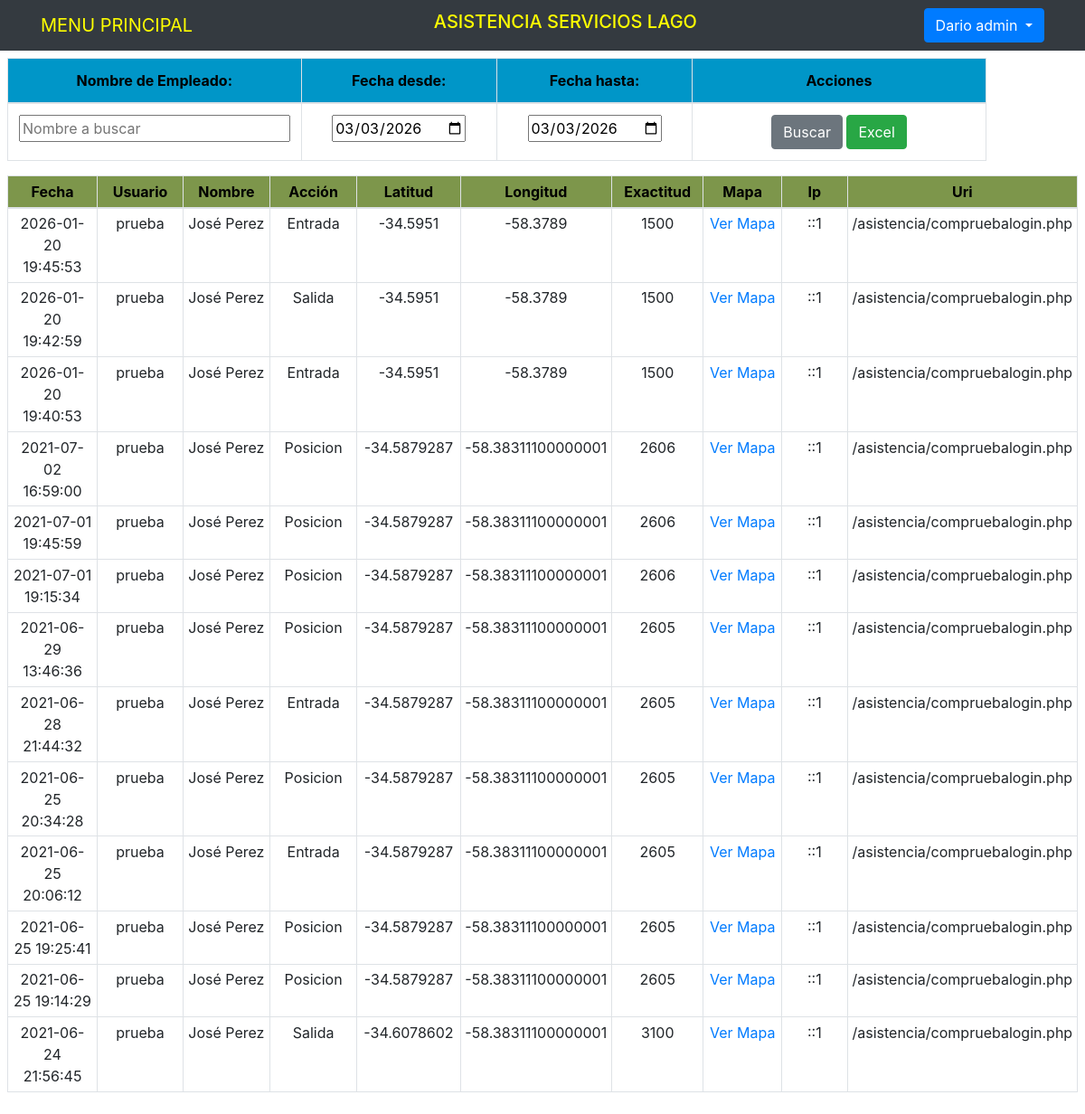
Page /Consultas/accesos.php (signed in) on the committed database.
### tables this page shows
CREATE TABLE `usuarios` (
  `User` varchar(30) NOT NULL,
  `Nombre` varchar(50) NOT NULL,
  `id_categoria` int(5) NOT NULL DEFAULT 2,
  `id_sector` int(5) NOT NULL DEFAULT 1,
  `Clave` varchar(1000) DEFAULT NULL
);

CREATE TABLE `accesos` (
  `id` int(11) NOT NULL,
  `fechahora` datetime DEFAULT NULL,
  `idusuario` varchar(30) NOT NULL,
  `accion` varchar(20) DEFAULT NULL,
  `latitud` varchar(255) NOT NULL,
  `longitud` varchar(255) NOT NULL,
  `exactitud` varchar(255) DEFAULT NULL,
  `ip` varchar(60) DEFAULT NULL,
  `requesturi` varchar(80) DEFAULT NULL,
  `flag` tinyint(4) NOT NULL DEFAULT 0
);

### Consultas/accesos.php (the view, shortened to what this page needs)
<?php
$rutaheader = $_SERVER['DOCUMENT_ROOT'] . '/asistencia/includes/headermenu.php';
include ($rutaheader);
$esta = $_SERVER['PHP_SELF'];
?>
<div class="col-md-12 container p-2">
	<div class="row">
		<div class="col-md-11">
			<form action="<?php echo $esta ?>" method="POST">
				<table class="table table-bordered">
					<thead class="thead-cel" style="text-align:center">
						<tr>
							<th style="width: 30%" >Nombre de Empleado:</th>
							<th style="width: 20%" >Fecha desde:</th>
							<th style="width: 20%" >Fecha hasta:</th>
							<th style="width: 30%" >Acciones</th>
						</tr>
					</thead>
					<tbody>
							<tr>
								<td>
									<input text="est" name="agen" style="width: 100%" placeholder="Nombre a buscar">
								</td>
								<td>
									<input type="date" name="fechaini" value="<?= date('Y-m-d') ?>" style="display:block; margin:0 auto;" >
								</td>
								<td>
									<input type="date" name="fechafin" value="<?= date('Y-m-d') ?>" style="display:block; margin:0 auto;">
								</td>
								<td><input type="submit" name="Busca" value="Buscar" class="btn btn-secondary">
								<input type="submit" name="toExcel" value="Excel" class="btn btn-success">
								</td>
							</tr>
					</tbody>
				</table>
			</form>
		</div>
	</div>
	<div class="row">
		<div class="col-md-12">
			<table class="table table-sm table-bordered table-hover">
				<thead class="thead-dario" style="text-align:center">
					<tr>
						<th style="width: 10%">Fecha</th>
						<th style="width: 10%">Usuario</th>
						<th style="width: 10%">Nombre</th>
						<th style="width: 10%">Acción</th>
						<th style="width: 10%">Latitud</th>
						<th style="width: 10%">Longitud</th>
						<th style="width: 10%">Exactitud</th>
						<th style="width: 10%">Mapa</th>
						<th style="width: 10%">Ip</th>
						<th style="width: 10%">Uri</th>
				</thead>
				<tbody>
					<?php
						if (isset($_POST['Busca'])){
							$miagen= '%' . $_POST['agen'] . '%';
							$Fechaini= $_POST['fechaini'] . ' 00:00:00';
							$Fechafin= $_POST['fechafin'] . ' 23:59:59';
							$query = "SELECT a.fechahora as fecha, u.User as useru, u.Nombre as nombreu, a.accion as acciona, a.latitud as alat, a.longitud as alon, a.exactitud as aexa, a.ip as ipa, a.requesturi as reqa FROM accesos a
							INNER JOIN usuarios u ON a.idusuario=u.User
							WHERE u.Nombre like '$miagen'
							AND a.fechahora >= '$Fechaini' AND a.fechahora < '$Fechafin'
							ORDER BY a.fechahora desc
							";
						}
						else{
							$query = "SELECT a.fechahora as fecha, u.User as useru, u.Nombre as nombreu, a.accion as acciona, a.latitud as alat, a.longitud as alon, a.exactitud as aexa, a.ip as ipa, a.requesturi as reqa FROM accesos a
							INNER JOIN usuarios u ON a.idusuario=u.User
							ORDER BY a.fechahora desc
							";
						}
						$result_tasks = mysqli_query($conn,$query);
						while ($row=mysqli_fetch_array($result_tasks)) {
							$coord= $row['alat'] . ',' .  $row['alon'] ;
					?>
							<tr>
								<td><?php echo $row['fecha']; ?></td>
								<td><?php echo $row['useru'] ?></td>
								<td><?php echo $row['nombreu']; ?></td>
								<td><?php echo $row['acciona'] ?></td>
								<td><?php echo $row['alat'] ?></td>
								<td><?php echo $row['alon'] ?></td>
								<td><?php echo $row['aexa'] ?></td>
								<td>
									<a href="javascript:popup('1100','600','https://www.google.es/maps/place/<?php echo $coord; ?>')">Ver Mapa</a>
								</td>
								<td><?php echo $row['ipa']; ?></td>
								<td><?php echo $row['reqa'] ?></td>
							</tr>
					<?php }
					?>
				</tbody>
			</table>
		</div>
	</div>
</div>

### includes/headermenu.php (shortened to what this page needs)
<!DOCTYPE html>
<html lang="en">
<head>
	<link rel="stylesheet" href="https://stackpath.bootstrapcdn.com/bootstrap/4.5.2/css/bootstrap.min.css">
</head>
<body>
<?php
    if (isset($_SESSION['ingresado'])){
        $usuario=$_SESSION['ingresado'];
    }
    if (isset($usuario)){
      $query = "SELECT Nombre FROM usuarios WHERE User like '$usuario'";
			$result_tasks = mysqli_query($conn,$query);
			while ($row=mysqli_fetch_array($result_tasks)) {
			  $nombre= $row['Nombre'];
      }
    }
?>
<nav class="navbar navbar-dark bg-dark" >
	<div class="container">
		<a href="/asistencia/menuadmin.php" class="navbar-brand" style="color:yellow;">MENU PRINCIPAL</a>
    <h5 style="color:YELLOW;">ASISTENCIA SERVICIOS LAGO </h5>
      <div class="dropdown">
        <button class="btn btn-primary dropdown-toggle" type="button" id="dropdown1" data-toggle="dropdown">
        <?php if (isset($nombre)){ echo ' ' . $nombre;}?>
        </button>
      </div>
	</div>
</nav>

### includes/headermenu.php (style rules this page uses)
.container { text-align: center; }
.thead-cel { background-color: rgb(0, 150, 200); color: black; }
.thead-dario { background-color: rgb(125, 150, 75); color: black; }

### rows in the picture
usuarios: Nombre "Dario admin"
accesos: fechahora "2026-01-20 19:45:53", idusuario.User "prueba", idusuario.Nombre "José Perez", accion "Entrada", latitud "-34.5951", longitud "-58.3789", exactitud "1500", ip "::1", requesturi "/asistencia/compruebalogin.php"
accesos: fechahora "2026-01-20 19:42:59", idusuario.User "prueba", idusuario.Nombre "José Perez", accion "Salida", latitud "-34.5951", longitud "-58.3789", exactitud "1500", ip "::1", requesturi "/asistencia/compruebalogin.php"
accesos: fechahora "2026-01-20 19:40:53", idusuario.User "prueba", idusuario.Nombre "José Perez", accion "Entrada", latitud "-34.5951", longitud "-58.3789", exactitud "1500", ip "::1", requesturi "/asistencia/compruebalogin.php"
accesos: fechahora "2021-07-02 16:59:00", idusuario.User "prueba", idusuario.Nombre "José Perez", accion "Posicion", latitud "-34.5879287", longitud "-58.38311100000001", exactitud "2606", ip "::1", requesturi "/asistencia/compruebalogin.php"
accesos: fechahora "2021-07-01 19:45:59", idusuario.User "prueba", idusuario.Nombre "José Perez", accion "Posicion", latitud "-34.5879287", longitud "-58.38311100000001", exactitud "2606", ip "::1", requesturi "/asistencia/compruebalogin.php"
accesos: fechahora "2021-07-01 19:15:34", idusuario.User "prueba", idusuario.Nombre "José Perez", accion "Posicion", latitud "-34.5879287", longitud "-58.38311100000001", exactitud "2606", ip "::1", requesturi "/asistencia/compruebalogin.php"
accesos: fechahora "2021-06-29 13:46:36", idusuario.User "prueba", idusuario.Nombre "José Perez", accion "Posicion", latitud "-34.5879287", longitud "-58.38311100000001", exactitud "2605", ip "::1", requesturi "/asistencia/compruebalogin.php"
accesos: fechahora "2021-06-28 21:44:32", idusuario.User "prueba", idusuario.Nombre "José Perez", accion "Entrada", latitud "-34.5879287", longitud "-58.38311100000001", exactitud "2605", ip "::1", requesturi "/asistencia/compruebalogin.php"
accesos: fechahora "2021-06-25 20:34:28", idusuario.User "prueba", idusuario.Nombre "José Perez", accion "Posicion", latitud "-34.5879287", longitud "-58.38311100000001", exactitud "2605", ip "::1", requesturi "/asistencia/compruebalogin.php"
accesos: fechahora "2021-06-25 20:06:12", idusuario.User "prueba", idusuario.Nombre "José Perez", accion "Entrada", latitud "-34.5879287", longitud "-58.38311100000001", exactitud "2605", ip "::1", requesturi "/asistencia/compruebalogin.php"
accesos: fechahora "2021-06-25 19:25:41", idusuario.User "prueba", idusuario.Nombre "José Perez", accion "Posicion", latitud "-34.5879287", longitud "-58.38311100000001", exactitud "2605", ip "::1", requesturi "/asistencia/compruebalogin.php"
accesos: fechahora "2021-06-25 19:14:29", idusuario.User "prueba", idusuario.Nombre "José Perez", accion "Posicion", latitud "-34.5879287", longitud "-58.38311100000001", exactitud "2605", ip "::1", requesturi "/asistencia/compruebalogin.php"
accesos: fechahora "2021-06-24 21:56:45", idusuario.User "prueba", idusuario.Nombre "José Perez", accion "Salida", latitud "-34.6078602", longitud "-58.38311100000001", exactitud "3100", ip "::1", requesturi "/asistencia/compruebalogin.php"
